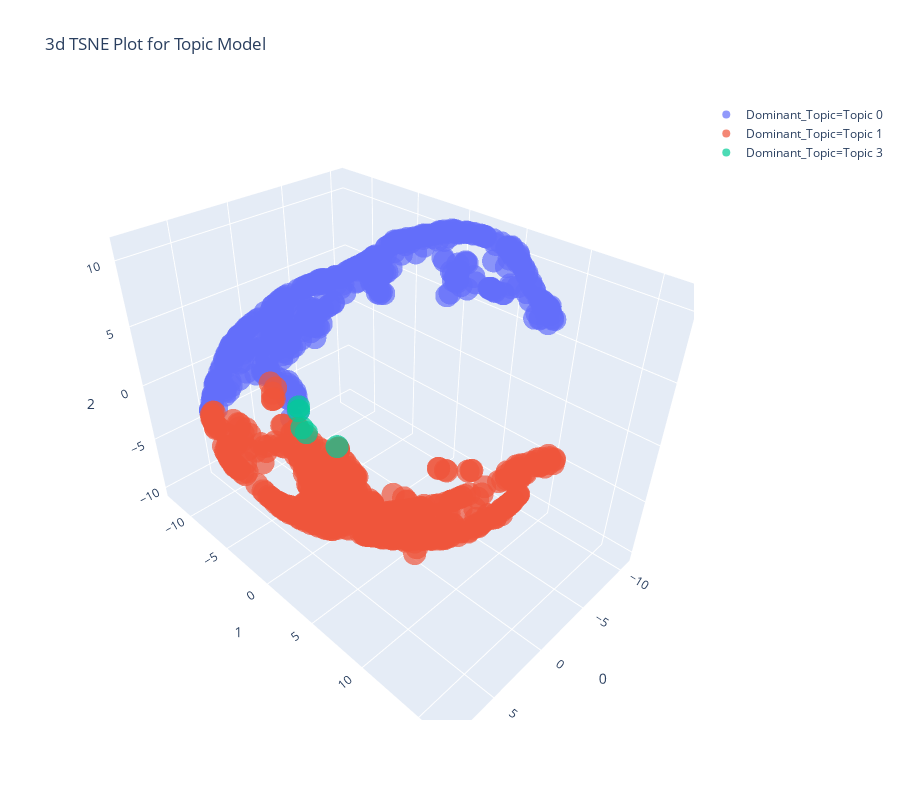

Here is the notebook cell this chart was saved with:
### Code cell
plot_model(lda, plot = 'tsne')

### Figure 1 — Plotly figure (JSON) as saved in the notebook; plotly's stock layout.template omitted (floating-point values rounded to 4 significant figures; data arrays with more than 128 entries replaced by an {"elided": "..."} marker saying what was removed)
{"data": [{"hoverlabel": {"namelength": 0}, "hovertemplate": "Dominant_Topic=Topic 0<br>0=%{x}<br>1=%{y}<br>2=%{z}", "legendgroup": "Dominant_Topic=Topic 0", "marker": {"color": "#636efa", "opacity": 0.7, "symbol": "circle"}, "mode": "markers", "name": "Dominant_Topic=Topic 0", "scene": "scene", "showlegend": true, "type": "scatter3d", "x": {"elided": "420 float values"}, "y": {"elided": "420 float values"}, "z": {"elided": "420 float values"}}, {"hoverlabel": {"namelength": 0}, "hovertemplate": "Dominant_Topic=Topic 1<br>0=%{x}<br>1=%{y}<br>2=%{z}", "legendgroup": "Dominant_Topic=Topic 1", "marker": {"color": "#EF553B", "opacity": 0.7, "symbol": "circle"}, "mode": "markers", "name": "Dominant_Topic=Topic 1", "scene": "scene", "showlegend": true, "type": "scatter3d", "x": {"elided": "575 float values"}, "y": {"elided": "575 float values"}, "z": {"elided": "575 float values"}}, {"hoverlabel": {"namelength": 0}, "hovertemplate": "Dominant_Topic=Topic 3<br>0=%{x}<br>1=%{y}<br>2=%{z}", "legendgroup": "Dominant_Topic=Topic 3", "marker": {"color": "#00cc96", "opacity": 0.7, "symbol": "circle"}, "mode": "markers", "name": "Dominant_Topic=Topic 3", "scene": "scene", "showlegend": true, "type": "scatter3d", "x": [0.08494, 0.3643, -2.808, 0.001723, -0.1726], "y": [-6.12, -6.271, -5.829, -7.017, -7.194], "z": [-5.334, -4.786, -8.194, -3.669, -3.471]}], "layout": {"height": 800, "legend": {"tracegroupgap": 0}, "scene": {"domain": {"x": [0, 1], "y": [0, 1]}, "xaxis": {"title": {"text": "0"}}, "yaxis": {"title": {"text": "1"}}, "zaxis": {"title": {"text": "2"}}}, "title": {"text": "3d TSNE Plot for Topic Model"}, "width": 900}}
